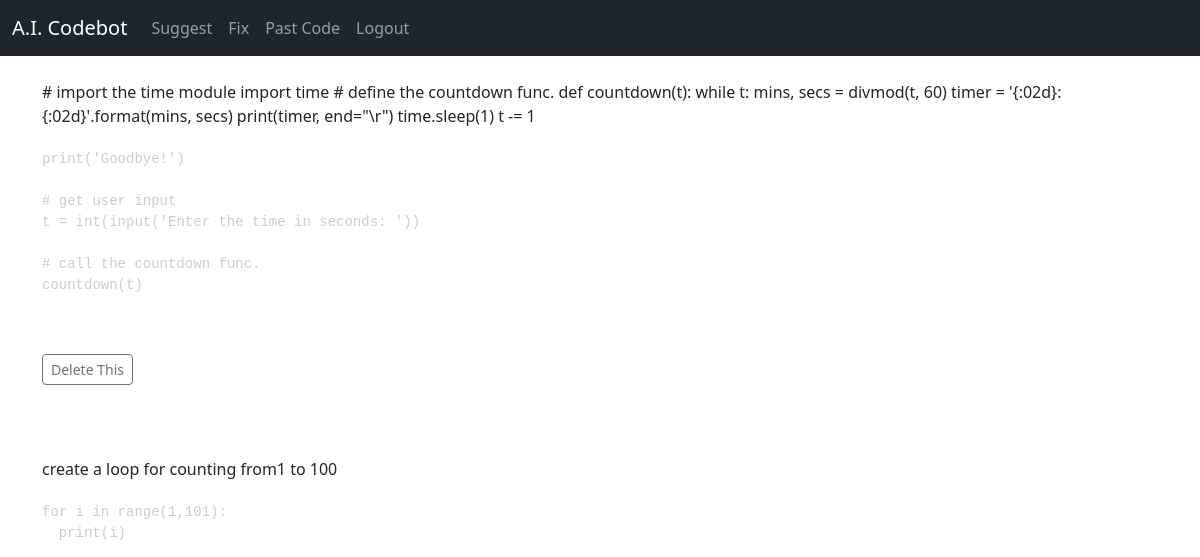
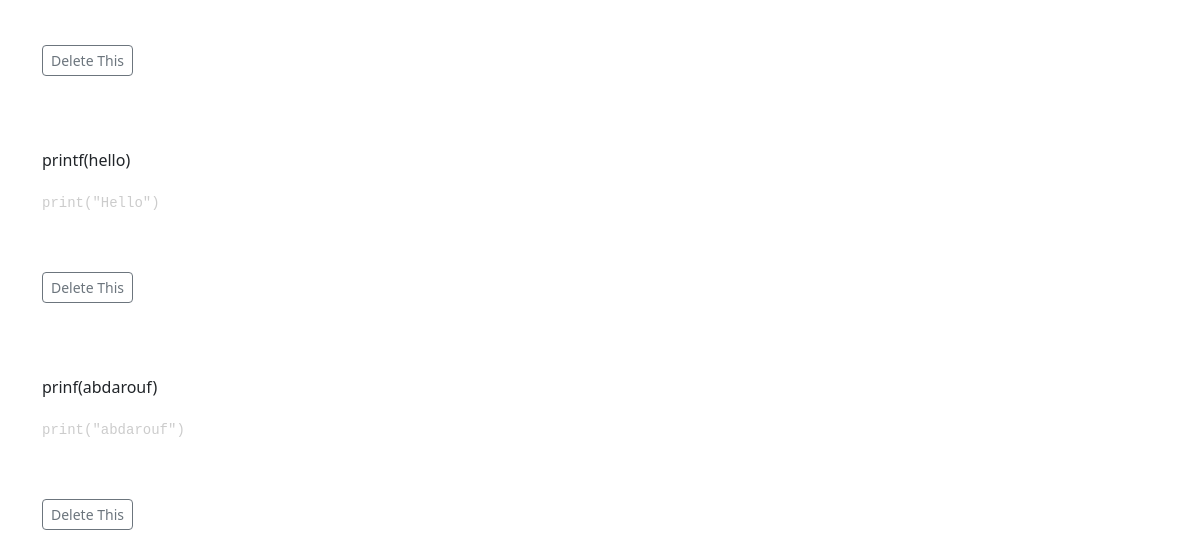
Page /past (signed in) on the earlier database version (2 pictures, top to bottom).
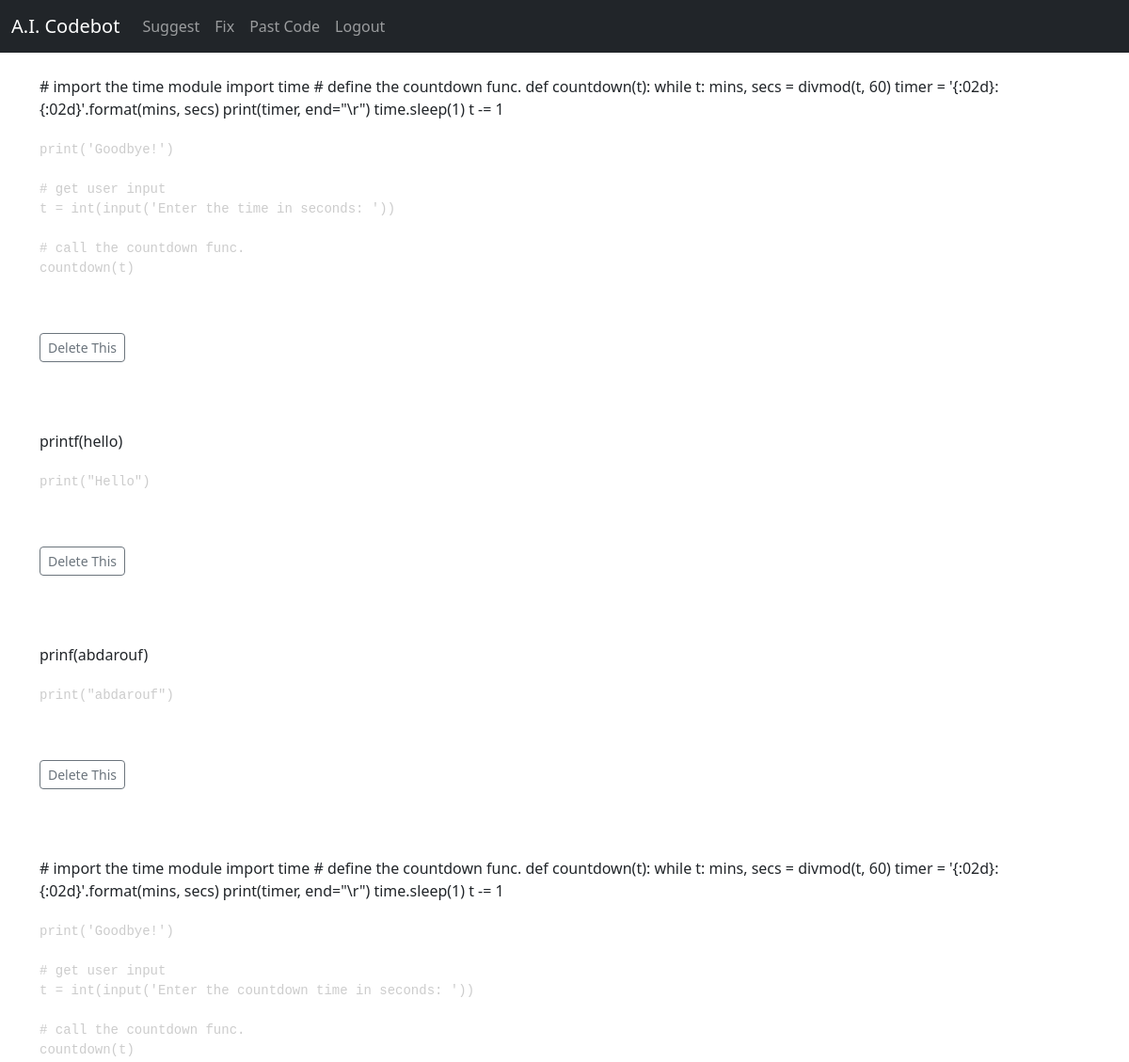
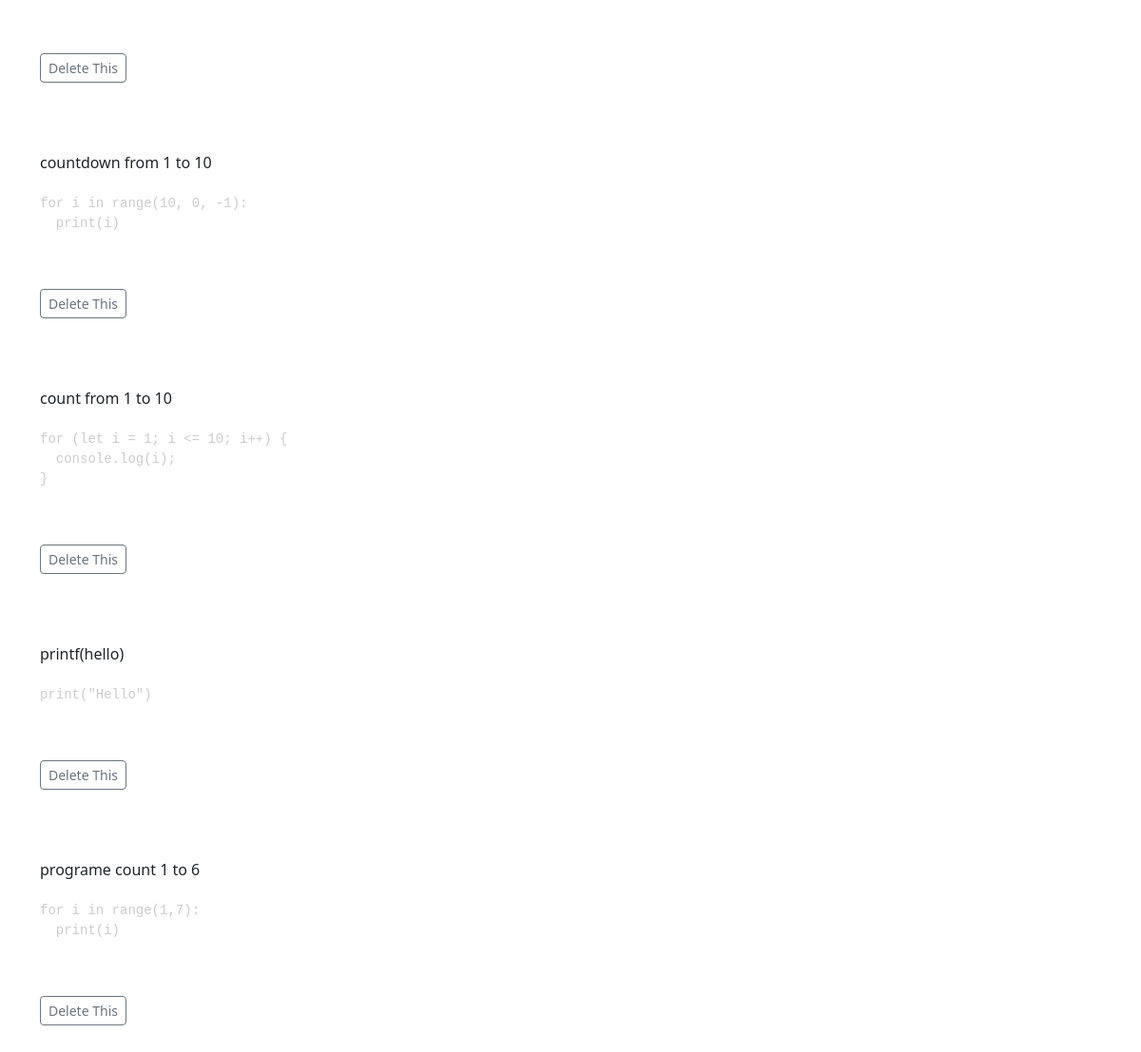
Same page on the later database version (2 pictures, top to bottom).
### website/models.py (models this page shows, shortened)
class Code(models.Model):
	user = models.ForeignKey(User, related_name="code", on_delete=models.DO_NOTHING)
	question = models.TextField(max_length=5000)
	code_answer = models.TextField(max_length=5000)
	language = models.CharField(max_length=50)

### website/views.py (the view)
# urls.py: path('past', views.past, name='past'),
def past(request):
	if request.user.is_authenticated:
		code = Code.objects.filter(user_id=request.user.id)
		return render(request, 'past.html', {"code":code})
	else:
		messages.success(request, "You Must Be Logged In To View This Page")
		return redirect('home')

### website/templates/past.html
{% extends 'base.html' %}
{% block content %}
{% if code %}
	{% for thing in code %}
{{ thing.question }}<br/>
<pre>
<code class='line-numbers language-{{ thing.language }}'>
{{ thing.code_answer }}
</code>
</pre>
<a href="{% url 'delete_past' thing.id %}" class='btn btn-outline-secondary btn-sm'>Delete This</a>
<br/><br/><br/><br/>
	{% endfor %}
{% endif %}
{% endblock %}

### website/templates/base.html (shortened to what this page needs)
{% load static %}
<!doctype html>
<html lang="en">
  <head>
    <link href="https://cdn.jsdelivr.net/npm/bootstrap@5.3.0-alpha2/dist/css/bootstrap.min.css" rel="stylesheet">
    <link href="{% static 'css/prism.css' %}" rel="stylesheet">
  </head>
  <body>
    {% include 'navbar.html' %}
    <div class="container">
      <br/>
      {% block content %}
      {% endblock %}
    </div>
  </body>
</html>

### website/templates/navbar.html (shortened to what this page needs)
<nav class="navbar navbar-expand-lg navbar-dark bg-dark">
  <div class="container-fluid">
    <a class="navbar-brand" href="{% url 'home' %}">A.I. Codebot</a>
    <div class="collapse navbar-collapse" id="navbarSupportedContent">
      <ul class="navbar-nav me-auto mb-2 mb-lg-0">
        <li class="nav-item">
          <a class="nav-link" href="{% url 'suggest' %}">Suggest</a>
        </li>
        <li class="nav-item">
          <a class="nav-link" href="{% url 'home' %}">Fix</a>
        </li>
        {% if user.is_authenticated %}
          <li class="nav-item">
            <a class="nav-link" href="{% url 'past' %}">Past Code</a>
        </li>
          <li class="nav-item">
            <a class="nav-link" href="{% url 'logout' %}">Logout</a>
        </li>
        {% endif %}
      </ul>
    </div>
  </div>
</nav>

### website/static/css/prism.css (style rules this page uses)
code[class*=language-],pre[class*=language-] { color:#ccc;background:0 0;font-family:Consolas,Monaco,'Andale Mono','Ubuntu Mono',monospace;font-size:1em;text-align:left;white-space:pre;word-spacing:normal;word-break:normal;word-wrap:normal;line-height:1.5;-moz-tab-size:4;-o-tab-size:4;tab-size:4;-webkit-hyphens:none;-moz-hyphens:none;-ms-hyphens:none;hyphens:none }

Differences in the rows shown:
removed Code: question "create a loop for counting from1 to 100", code_answer "for i in range(1,101): print(i)"
added Code: question "# import the time module import time # define the countdown func. def countdown(t): while t: mins, secs = divmod(t, 60) timer = '{:02d}:{:02d}'.format(mins, secs) print(timer, end=\"\\r\") time.sleep(1) t -= 1", code_answer "print('Goodbye!') # get user input t = int(input('Enter the countdown time in seconds: ')) # call the countdown func. countdown(t)"
added Code: question "countdown from 1 to 10", code_answer "for i in range(10, 0, -1): print(i)"
added Code: question "count from 1 to 10", code_answer "for (let i = 1; i <= 10; i++) { console.log(i); }"
added Code: question "printf(hello)", code_answer "print(\"Hello\")"
added Code: question "programe count 1 to 6", code_answer "for i in range(1,7): print(i)"
